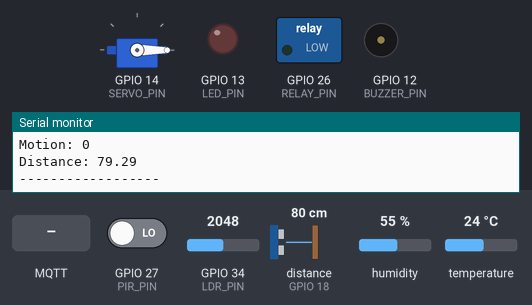
The sketch below on a simulated ESP32. Parts: servo, switched loads named in the sketch (green lamp = pin HIGH), output pins drawn as LEDs (lit = HIGH), buzzer (waves = sounding, pin HIGH), the last lines printed to the serial monitor. Wiring (from diagram.json): ultrasonic range finder: trigger GPIO 5; echo GPIO 18. Inputs (shaded band) come from the test bench; at power-on: GPIO 27 (PIR_PIN) LOW, distance to the obstacle (sensor on GPIO 18) 80 cm, temperature 24 °C, GPIO 34 (LDR_PIN) = 2048, humidity 55 %. The echo pulse lasts 58.3 µs per cm; WiFi joins after 1.5 s; servers stay silent unless stated; no MQTT or app messages arrive unless stated; pins used as bus, display or sensor lines are not drawn.

Above: at 2.7 s.
2.8 s: GPIO 27 (PIR_PIN) driven HIGH
At 4.4 s:
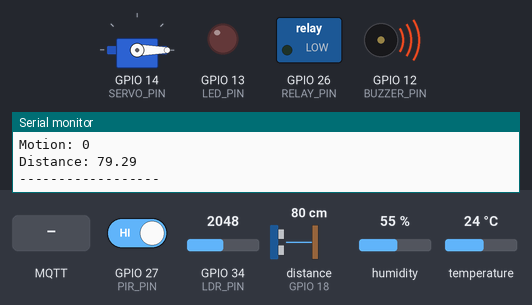
11.5 s: MQTT message "1" arrives on the first subscribed topic
At 13.0 s:
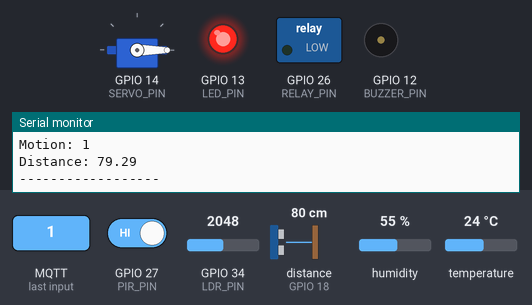
15.5 s: distance to the obstacle (sensor on GPIO 18) set to 23 cm
19.0 s: distance to the obstacle (sensor on GPIO 18) set to 19 cm
At 21.6 s:
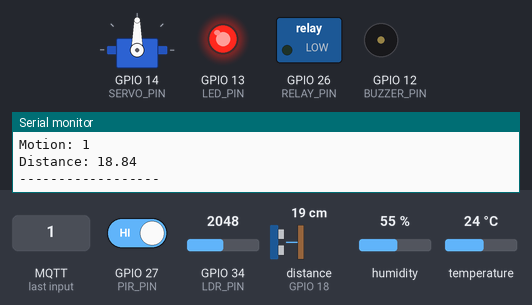
27.5 s: temperature set to 29.6 °C
31.2 s: temperature set to 30.8 °C
At 34.4 s:
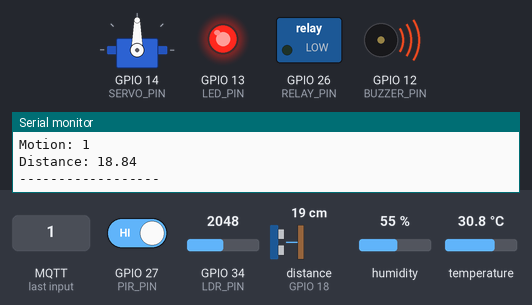
Timing chart, 0 to 41.4 s (numbered marks = the images above; inputs shaded):
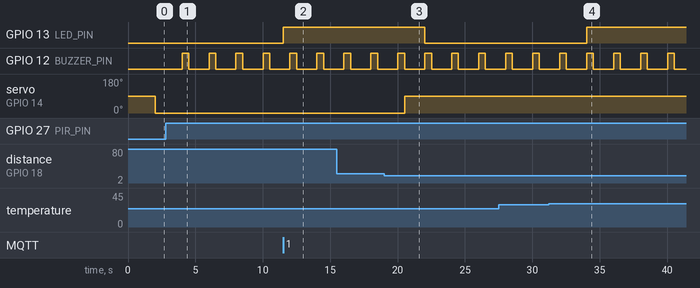

The sketch:

sketch.ino
```cpp
#include <DHT.h>
#include <ESP32Servo.h>
#include <WiFi.h>
#include <PubSubClient.h>

// ===============================
// Pins
// ===============================

#define DHTPIN 4
#define DHTTYPE DHT22

#define LDR_PIN 34
#define PIR_PIN 27
#define TRIG_PIN 5
#define ECHO_PIN 18

#define LED_PIN 13
#define BUZZER_PIN 12
#define SERVO_PIN 14
#define RELAY_PIN 26

// ===============================
// Thresholds
// ===============================

int TEMP_THRESHOLD = 30;
int LIGHT_THRESHOLD = 500;
int DIST_THRESHOLD = 20;

// ===============================
// WiFi + MQTT
// ===============================

const char* ssid = "Wokwi-GUEST";
const char* password = "";

const char* mqtt_server = "broker.hivemq.com";

WiFiClient espClient;
PubSubClient client(espClient);

// ===============================

DHT dht(DHTPIN, DHTTYPE);
Servo myServo;

unsigned long lastMsg = 0;
const long interval = 2000;

unsigned long lastHeartbeat = 0;

// manual override flags
bool manualLED = false;
bool manualServo = false;

unsigned long lastManualCommand = 0; // FIX

// ===============================
// MQTT Callback
// ===============================

void callback(char* topic, byte* payload, unsigned int length) {

  String message = "";

  for (int i = 0; i < length; i++) {
    message += (char)payload[i];
  }

  Serial.print("Message arrived: ");
  Serial.print(topic);
  Serial.print(" -> ");
  Serial.println(message);

  lastManualCommand = millis(); // FIX

  // LED control
  if (String(topic) == "actuators/led") {

    manualLED = true;

    if (message == "1" || message == "true") {
      digitalWrite(LED_PIN, HIGH);
    } else {
      digitalWrite(LED_PIN, LOW);
    }
  }

  // Buzzer control
  if (String(topic) == "actuators/buzzer") {

    digitalWrite(BUZZER_PIN, HIGH);
    delay(500); // FIX shorter
    digitalWrite(BUZZER_PIN, LOW);
  }

  // Servo control
  if (String(topic) == "actuators/servo") {

    manualServo = true;

    int angle = message.toInt();
    myServo.write(angle);
  }

  // Relay control
  if (String(topic) == "actuators/relay") {

    if (message == "1" || message == "true") {
      digitalWrite(RELAY_PIN, HIGH);
    } else {
      digitalWrite(RELAY_PIN, LOW);
    }
  }

  // Threshold updates
  if (String(topic) == "config/temp") {
    TEMP_THRESHOLD = message.toInt();
  }

  if (String(topic) == "config/light") {
    LIGHT_THRESHOLD = message.toInt();
  }

  if (String(topic) == "config/distance") {
    DIST_THRESHOLD = message.toInt();
  }
}

// ===============================
// WiFi Setup
// ===============================

void setup_wifi() {

  delay(10);

  Serial.println();
  Serial.print("Connecting to WiFi");

  WiFi.begin(ssid, password);

  while (WiFi.status() != WL_CONNECTED) {

    delay(500);
    Serial.print(".");
  }

  Serial.println("");
  Serial.println("WiFi connected");
}

// ===============================
// MQTT reconnect
// ===============================

void reconnect() {

  while (!client.connected()) {

    Serial.print("Connecting to MQTT...");

    if (client.connect("ESP32Client123")) {

      Serial.println("connected");

      client.subscribe("actuators/led");
      client.subscribe("actuators/buzzer");
      client.subscribe("actuators/servo");
      client.subscribe("actuators/relay");

      client.subscribe("config/temp");
      client.subscribe("config/light");
      client.subscribe("config/distance");

    } else {

      Serial.print("failed, rc=");
      Serial.print(client.state());
      Serial.println(" retrying...");

      delay(5000);
    }
  }
}

// ===============================
// Setup
// ===============================

void setup() {

  Serial.begin(115200);

  setup_wifi();

  client.setServer(mqtt_server, 1883);
  client.setCallback(callback);

  dht.begin();

  pinMode(PIR_PIN, INPUT);

  pinMode(TRIG_PIN, OUTPUT);
  pinMode(ECHO_PIN, INPUT);

  pinMode(LED_PIN, OUTPUT);
  pinMode(BUZZER_PIN, OUTPUT);
  pinMode(RELAY_PIN, OUTPUT);

  digitalWrite(RELAY_PIN, LOW);

  myServo.attach(SERVO_PIN);
}

// ===============================
// Loop
// ===============================

void loop() {

  if (!client.connected()) {
    reconnect();
  }

  client.loop();

  unsigned long now = millis();

  // ===============================
  // reset manual override after 10 sec
  // ===============================

  if (millis() - lastManualCommand > 10000) { // FIX
    manualLED = false;
    manualServo = false;
  }

  // ===============================
  // Heartbeat
  // ===============================

  if (millis() - lastHeartbeat > 10000) {

    lastHeartbeat = millis();

    String status = "{\"uptime\":";
    status += millis() / 1000;
    status += ",\"rssi\":";
    status += WiFi.RSSI();
    status += "}";

    client.publish("system/status", status.c_str());
  }

  // ===============================
  // Sensor reading every 2 sec
  // ===============================

  if (now - lastMsg > interval) {

    lastMsg = now;

    float temperature = dht.readTemperature();
    float humidity = dht.readHumidity();

    int light = analogRead(LDR_PIN);
    int motion = digitalRead(PIR_PIN);

    // Ultrasonic sensor
    digitalWrite(TRIG_PIN, LOW);
    delayMicroseconds(2);

    digitalWrite(TRIG_PIN, HIGH);
    delayMicroseconds(10);
    digitalWrite(TRIG_PIN, LOW);

    long duration = pulseIn(ECHO_PIN, HIGH);
    float distance = duration * 0.034 / 2;

    // ===============================
    // Automatic LED
    // ===============================

    if (!manualLED) {

      if (temperature > TEMP_THRESHOLD || light < LIGHT_THRESHOLD) {
        digitalWrite(LED_PIN, HIGH);
      } else {
        digitalWrite(LED_PIN, LOW);
      }
    }

    // ===============================
    // Motion buzzer
    // ===============================

    if (motion == HIGH) { // FIX
      digitalWrite(BUZZER_PIN, HIGH);
      delay(500);
      digitalWrite(BUZZER_PIN, LOW);
    }

    // ===============================
    // Automatic Servo
    // ===============================

    if (!manualServo) {

      if (distance < DIST_THRESHOLD) {
        myServo.write(90);
      } else {
        myServo.write(0);
      }
    }

    // ===============================
    // MQTT Publish JSON
    // ===============================

    String tempJson = "{\"value\":" + String(temperature) + ",\"unit\":\"C\"}";
    String humJson = "{\"value\":" + String(humidity) + ",\"unit\":\"%\"}";
    String lightJson = "{\"value\":" + String(light) + "}";

    String motionJson = motion ? "{\"detected\":true}" : "{\"detected\":false}"; // FIX

    String distJson = "{\"value\":" + String(distance) + ",\"unit\":\"cm\"}";

    client.publish("sensors/temperature", tempJson.c_str());
    client.publish("sensors/humidity", humJson.c_str());
    client.publish("sensors/light", lightJson.c_str());
    client.publish("sensors/motion", motionJson.c_str());
    client.publish("sensors/distance", distJson.c_str());

    // ===============================
    // Serial Monitor
    // ===============================

    Serial.print("Temp: ");
    Serial.println(temperature);

    Serial.print("Humidity: ");
    Serial.println(humidity);

    Serial.print("Light: ");
    Serial.println(light);

    Serial.print("Motion: ");
    Serial.println(motion);

    Serial.print("Distance: ");
    Serial.println(distance);

    Serial.println("------------------");
  }
}
```

Measured:
- the behaviour switches between 21 and 20 cm on distance to the obstacle (sensor on GPIO 18) (found by bisection; images 2 and 3)
- after the input at 2.8 s, GPIO 12 (BUZZER_PIN): alternates HIGH for 0.50 s and LOW for 1.5 s, starting after 1.2 s
- after the input at 11.5 s, GPIO 13 (LED_PIN): LOW → HIGH at once
- after the input at 19.0 s, servo on GPIO 14 (SERVO_PIN): 0° → 90° after 1.5 s
- after the input at 31.2 s, GPIO 13 (LED_PIN): LOW → HIGH after 2.8 s
